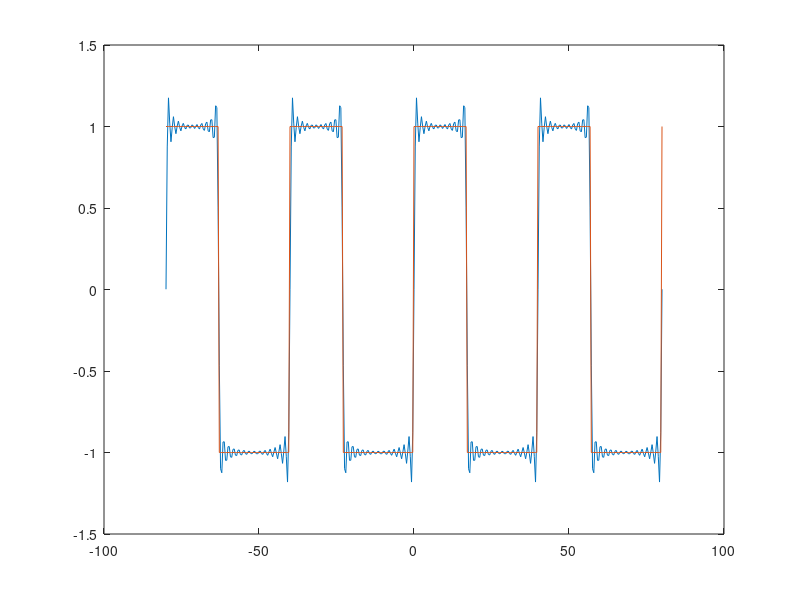
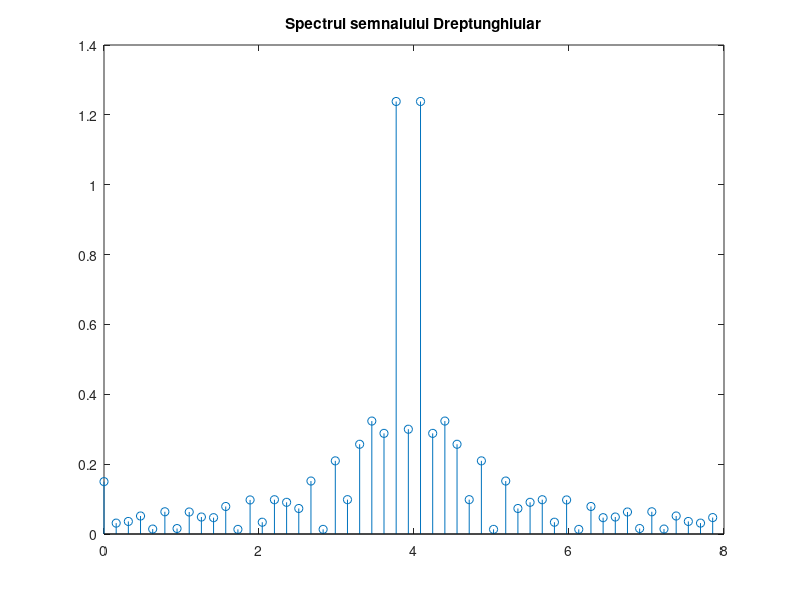

The MATLAB script that drew these images, in order:
T = 40;
D = 15;
dutyCicle = 42.5;
w0 = 2 * pi / T;
N = 50;
pas = T / 100;  % se regleza pasul de esantionare
t = -2 * T : pas : 2 * T;


coeficienti = zeros(1,N); % vector de coeficineti SFC
A = zeros(1,N); % vector de coeficienti SFA

Semnal_Dreptunghiular = square( w0 * t, dutyCicle); % semnalul initial ideal

Semnal_Initial = @(t,k) square( w0 * t, dutyCicle).*exp( -1j * k * w0 * t); % semnal inifial descompus in SFC
Semnal_Reconstruit = 0;

componenta_continua = (1 / T) * integral(@(t) Semnal_Initial(t,0),0,T); % componenta continua a semnalului

for k = 1:1:50
    coeficienti(k) = (1 / T) * integral(@(t) Semnal_Initial(t,k - 25 ),0,T);
    Semnal_Reconstruit = Semnal_Reconstruit + coeficienti(k) * exp( 1j * (k - 25) * w0 * t);
end
% in for calculam coeficientii SFC si reconstruim semnalul prin insumarea fiecarui termen

A(1) = abs(componenta_continua);

for k = 1:N
      A(k+1) = 2 * abs(coeficienti(k)); 
      %calculam coeficientii Seriei Fourier Armonice care vor reprezenta amplitudinile din spectru
end 

figure(1);
plot(t, Semnal_Reconstruit, t, Semnal_Dreptunghiular);

figure(2);
stem([0:N] * w0, A), title('Spectrul semnalului Dreptunghiular');
% reprezentam A in functie de frecventa fundamentala * numarul coeficientului corespunzator